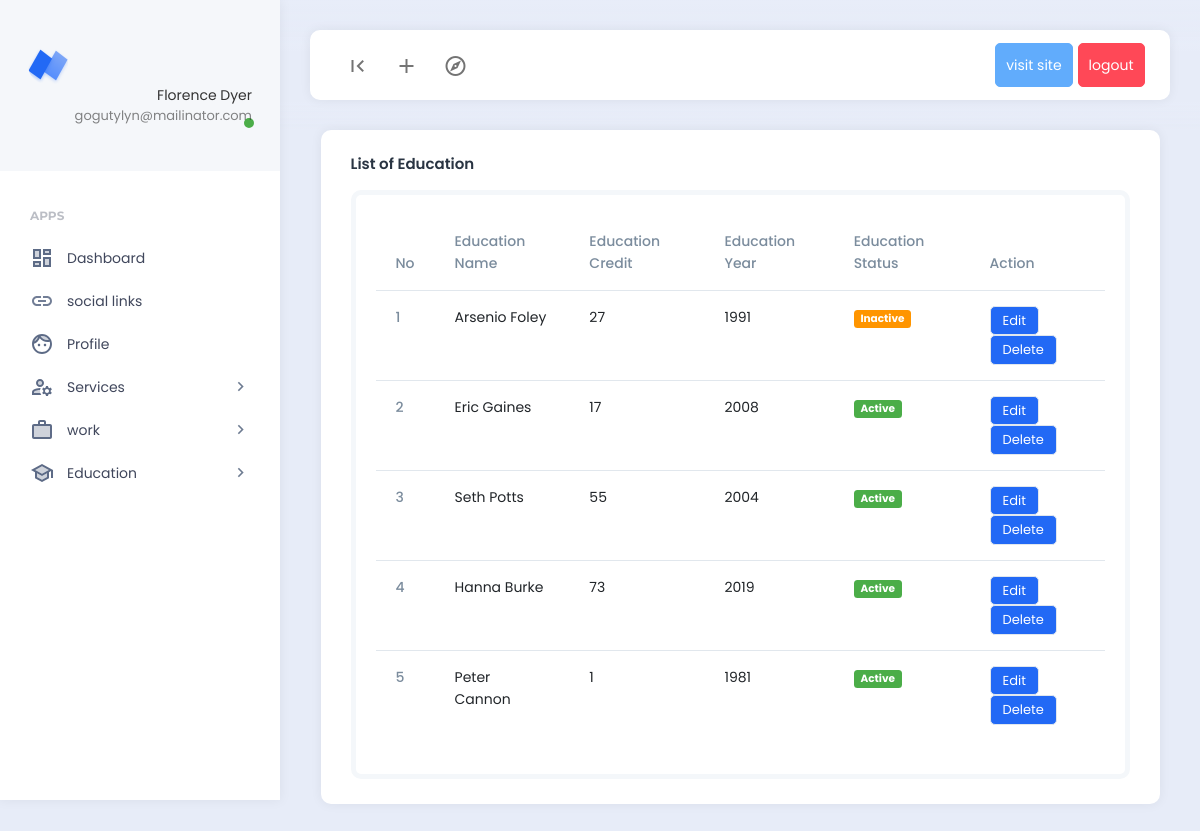
Page /kufa/dashboard/education_list.php (signed in) on the committed database.
### tables this page shows
CREATE TABLE `educations` (
  `id` int NOT NULL,
  `Name` varchar(100) NOT NULL,
  `Credit` text NOT NULL,
  `Year` int NOT NULL,
  `Status` varchar(1000) NOT NULL
);

### kufa/dashboard/education_list.php (the view, shortened to what this page needs)
<?php
require_once('./inclueds/header.php');
$db_educations_query = "SELECT * FROM educations ;";
$db_educations_result = mysqli_query($db_connect, $db_educations_query);
?>
<div class="app-content">
    <div class="content-wrapper ">
        <div class="container">
            <div class="row justify-content-center ">
                <div class="col-md-12">
                    <div class="card">
                        <div class="card-header">
                            <h5 class="card-title">List of Education</h5>
                        </div>
                        <div class="card-body">
                        <div class="example-container">
                            <div class="example-content">
                                <table class="table   table-hover">
                                    <thead>
                                        <tr>
                                            <th scope="col">No</th>
                                            <th scope="col">Education Name</th>
                                            <th scope="col">Education Credit</th>
                                            <th scope="col">Education Year</th>
                                            <th scope="col">Education Status</th>
                                            <th scope="col">Action</th>
                                        </tr>
                                    </thead>
                                    <tbody>
                                        <?php
                                        $colmun_id = 0;
                                        foreach ($db_educations_result as  $education):
                                            $colmun_id++;
                                            ?>
                                            <tr>
                                            <th scope="row"><?=$colmun_id?></th>
                                            <td><?= $education["Name"]?></td>
                                            <td><?= $education["Credit"]?></td>
                                            <td><?= $education["Year"]?></td>
                                            <td>
                                                <?php if($education["Status"] == "active"){
                                                    ?>
                                                    <span class="badge badge-success">
                                                        Active
                                                    </span>
                                                    <?php
                                                    }else{
                                                    ?>
                                                    <span class="badge badge-warning">
                                                        Inactive
                                                    </span>
                                                    <?php
                                                    }
                                                    ?>
                                            </td>
                                            <td>
                                                <div >
                                                    <a href="./upadate_education.php?id=<?=$education["id"] ?>" class="btn btn-sm btn-primary">Edit</a>
                                                    <a href="./education_delete.php?id=<?= $education["id"]?>" class="btn btn-sm btn-primary">Delete</a>
                                                </div>
                                            </td>
                                        </tr>
                                            <?php
                                        endforeach
                                        ?>
                                    </tbody>
                                </table>
                            </div>
                        </div>
                        </div>
                    </div>
                </div>
            </div>
        </div>
    </div>
</div>
<?php
require_once('./inclueds/footer.php');
?>

### rows in the picture
educations: Name "Arsenio Foley", Credit "27", Year "1991", Status "Inactive"
educations: Name "Eric Gaines", Credit "17", Year "2008", Status "Active"
educations: Name "Seth Potts", Credit "55", Year "2004", Status "Active"
educations: Name "Hanna Burke", Credit "73", Year "2019", Status "Active"
educations: Name "Peter Cannon", Credit "1", Year "1981", Status "Active"

### other values in the picture
$_SESSION['auth_name'] "Florence Dyer"
$_SESSION['auth_email'] "gogutylyn@mailinator.com"
